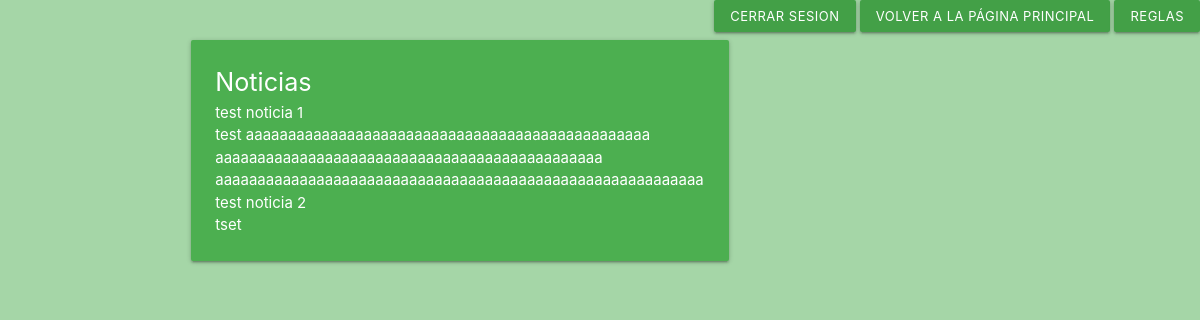
The page /DAWActivity/news (signed in) on the database its author committed.
### DAWActivity/models.py (models this page shows, shortened)
class New(models.Model):
	title = models.TextField("Title")
	desc = models.TextField("Description")
	newDate = models.DateField("New date")

### DAWActivity/views/indexView.py (the view)
# urls.py: path('news',indexView.news,name='News'),
def news(request):
	if not request.user.is_authenticated:
		return render(request,'DAWActivity/login.html',{'msg':'Es necesario iniciar sesión para acceder a la página solicitada'})
	else:
		news = New.objects.all().order_by("-newDate")
		return render(request,'DAWActivity/news.html',{'news':news})

### DAWActivity/templates/DAWActivity/news.html (shortened to what this page needs)
<!DOCTYPE html>
<html>
    <head>
    <link rel="stylesheet" href="https://cdnjs.cloudflare.com/ajax/libs/materialize/1.0.0/css/materialize.min.css">
    </head>
    <body class="green lighten-3">
	<div class="right-align">
	<a class="waves-effect waves-light btn-small green darken-1" href='/DAWActivity/logout'>Cerrar sesion</a>
	<a class="waves-effect waves-light btn-small green darken-1" href='/DAWActivity' >Volver a la página principal</a>
	<a class="waves-effect waves-light btn-small green darken-1" href='/DAWActivity/rules' >Reglas</a>
	</div>
        <div class="container">
        	<div class="row">
                <div class="col s8">
                    <div class="card green">
                        <div class="card-content white-text">
                            <p class="flow-text">Noticias</p>
                            {%for new in news%}
                                <div>
                                <p>{{new.title}}</p>
                                <p>{{new.desc}}</p>
                                </div>
                            {%endfor%}
                        </div>
                    </div>
                </div>
            </div>
        </div>
    </body>
</html>

### rows shown on the page
New: title "test noticia 1", desc "test aaaaaaaaaaaaaaaaaaaaaaaaaaaaaaaaaaaaaaaaaaaaaaaa aaaaaaaaaaaaaaaaaaaaaaaaaaaaaaaaaaaaaaaaaaaaaa aaaaaaaaaaaaaaaaaaaaaaaaaaaaaaaaaaaaaaaaaaaaaaaaaaaaaaaaaa"
New: title "test noticia 2", desc "tset"
